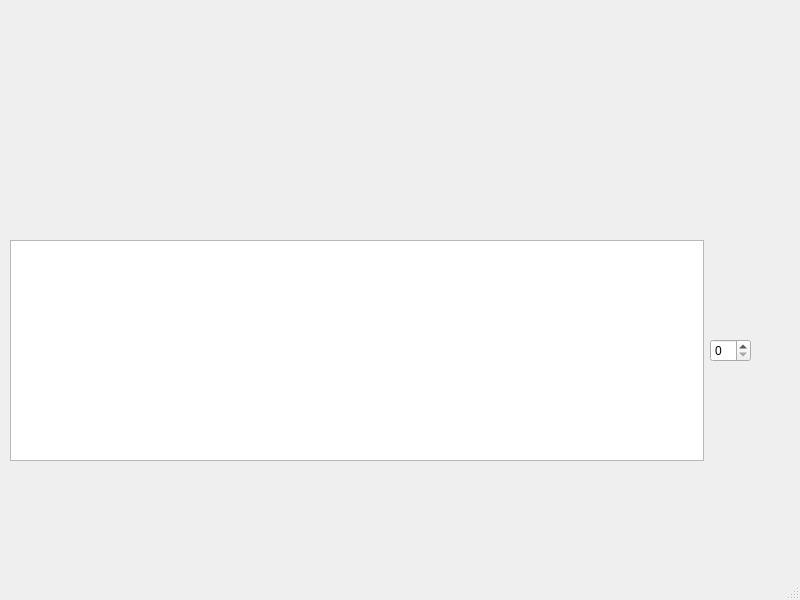
<?xml version="1.0" encoding="UTF-8"?>
<ui version="4.0">
 <class>TextRedactor</class>
 <widget class="QMainWindow" name="TextRedactor">
  <property name="geometry">
   <rect>
    <x>0</x>
    <y>0</y>
    <width>800</width>
    <height>600</height>
   </rect>
  </property>
  <property name="windowTitle">
   <string>TextRedactor</string>
  </property>
  <widget class="QWidget" name="centralwidget">
   <widget class="QWidget" name="layoutWidget">
    <property name="geometry">
     <rect>
      <x>10</x>
      <y>240</y>
      <width>761</width>
      <height>221</height>
     </rect>
    </property>
    <layout class="QHBoxLayout" name="horizontalLayout">
     <item>
      <widget class="QTextEdit" name="Input_text"/>
     </item>
     <item>
      <widget class="QSpinBox" name="Num_of_words"/>
     </item>
     <item>
      <spacer name="verticalSpacer">
       <property name="orientation">
        <enum>Qt::Vertical</enum>
       </property>
       <property name="sizeHint" stdset="0">
        <size>
         <width>20</width>
         <height>40</height>
        </size>
       </property>
      </spacer>
     </item>
    </layout>
   </widget>
  </widget>
  <widget class="QMenuBar" name="menubar">
   <property name="geometry">
    <rect>
     <x>0</x>
     <y>0</y>
     <width>800</width>
     <height>21</height>
    </rect>
   </property>
  </widget>
  <widget class="QStatusBar" name="statusbar"/>
 </widget>
 <resources/>
 <connections/>
</ui>
